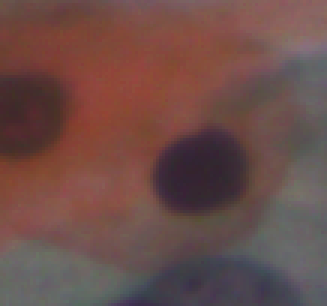
#> input picture src/dataset/source/test/Dyskeratotic/006_02.png, 109 x 102 px, given as the content of the folder viêm teo (reactive cellular changes associated with atrophy), which was not available (shown 3 times larger)
$ jupyter execute --allow-errors patch_crop.ipynb   (text cells are left out)
#> lines starting #> are read from the running program, lines starting #| are printed output that depends on the picture; after the words box and inside, x2 and y2 are one past the last pixel; in counts of white or black regions, pixels touching at a corner belong together; pictures that were not available may be replaced by others from this repository, and a replacement may not be noted
[cell 1]
import cv2
import numpy as np
import matplotlib.pyplot as plt

[cell 2]
def remove_noise(image):
    # Chuyển đổi sang ảnh xám
    gray = cv2.cvtColor(image, cv2.COLOR_RGB2GRAY)

    # Áp dụng Gaussian Blur ==> KIỂM TRA LẠI SIZE CỦA KERNAL 5X5 NHỚ SỐ LẺ 3X3, 5X5, 7X7
    blurred = cv2.GaussianBlur(gray, (3, 3), 0)

    # Áp dụng Otsu's thresholding ==> KIỂM TRA LẠI SỐ 150 XEM CẦN THAY ĐỔI KO
    _, binary = cv2.threshold(blurred, 150, 255, cv2.THRESH_BINARY_INV + cv2.THRESH_OTSU)

    # Tìm contours
    contours, _ = cv2.findContours(binary, cv2.RETR_EXTERNAL, cv2.CHAIN_APPROX_SIMPLE)

    # Tạo mask trống
    mask = np.zeros(binary.shape, np.uint8)

    for cnt in contours:
        # Tính diện tích và chu vi
        area = cv2.contourArea(cnt)
        perimeter = cv2.arcLength(cnt, True)

        # Tính độ tròn
        circularity = 4 * np.pi * area / (perimeter * perimeter) if perimeter > 0 else 0

        # Lọc dựa trên kích thước và độ tròn ==> KIỂM TRA LẠI ĐIỀU KIỆN
        if area > 50 and circularity < 0.8:  # Điều chỉnh các giá trị này nếu cần
            cv2.drawContours(mask, [cnt], 0, (255), -1)

    # Áp dụng mask lên ảnh gốc
    result = cv2.bitwise_and(gray, gray, mask=mask)

    return result, contours

[cell 3]
def non_max_suppression(boxes, overlapThresh):
  '''
  boxes: List các bounding box
  overlapThresh: Ngưỡng overlapping giữa các hình ảnh
  '''
  # Nếu không có bounding boxes thì trả về empty list
  if len(boxes)==0:
    return []
  # Nếu bounding boxes nguyên thì chuyển sang float.
  if boxes.dtype.kind == "i":
    boxes = boxes.astype("float")

  # Khởi tạo list của index được lựa chọn
  pick = []

  # Lấy ra tọa độ của các bounding boxes
  x1 = boxes[:,0]
  y1 = boxes[:,1]
  x2 = boxes[:,2]
  y2 = boxes[:,3]

  # Tính toàn diện tích của các bounding boxes và sắp xếp chúng theo thứ tự từ bottom-right, chính là tọa độ theo y của bounding box
  area = (x2 - x1 + 1) * (y2 - y1 + 1)
  idxs = np.argsort(y2)
  # Khởi tạo một vòng while loop qua các index xuất hiện trong indexes
  while len(idxs) > 0:
    # Lấy ra index cuối cùng của list các indexes và thêm giá trị index vào danh sách các indexes được lựa chọn
    last = len(idxs) - 1
    i = idxs[last]
    pick.append(i)

    # Tìm cặp tọa độ lớn nhất (x, y) là điểm bắt đầu của bounding box và tọa độ nhỏ nhất (x, y) là điểm kết thúc của bounding box
    xx1 = np.maximum(x1[i], x1[idxs[:last]])
    yy1 = np.maximum(y1[i], y1[idxs[:last]])
    xx2 = np.minimum(x2[i], x2[idxs[:last]])
    yy2 = np.minimum(y2[i], y2[idxs[:last]])

    # Tính toán width và height của bounding box
    w = np.maximum(0, xx2 - xx1 + 1)
    h = np.maximum(0, yy2 - yy1 + 1)

    # Tính toán tỷ lệ diện tích overlap
    overlap = (w * h) / area[idxs[:last]]

    # Xóa index cuối cùng và index của bounding box mà tỷ lệ diện tích overlap > overlapThreshold
    idxs = np.delete(idxs, np.concatenate(([last],
      np.where(overlap > overlapThresh)[0])))
  # Trả ra list các index được lựa chọn
  return boxes[pick].astype("int")

[cell 4]
# [37 lines left out: function merge_close_bounding_boxes, not called in this run]

[cell 5]
import os
# Collect density all dataset
data_folders = [
    'dataset/biến đổi tế bào liên quan đến viêm teo (reactive cellular changes associated with atrophy)',
    'dataset/biến đổi tế bào phản ứng do viêm (reactive cellular changes asociated with inflamation)',
    'dataset/HSIL',
    'dataset/LSIL',
    'dataset/NILM',
    'dataset'
]
IMAGE_EXTENSIONS = ['jpg', 'bmp', 'png']

lst_density = []
for class_folder in data_folders:
    selected_images = os.listdir(class_folder)
    print(f'{class_folder} : {len(selected_images)}')
    for image in selected_images:
        print(f'Checking on file {image}')
        if not '.' in image:
            continue
        if image == '.DS_Store':
            continue
        if not image.split('.')[1] in IMAGE_EXTENSIONS:
            continue
        img = cv2.imread(f'{class_folder}/{image}')
#> img is the input picture: shape (102, 109, 3); mean B, G, R 73.1, 77.1, 108
        img = cv2.cvtColor(img, cv2.COLOR_BGR2RGB)
        processed_image, contours = remove_noise(img)
#> in remove_noise, `gray = cv2.cvtColor(image, cv2.COLOR_RGB2GRAY)`:
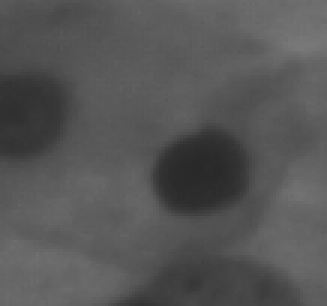
#> gray: shape (102, 109) (shown 3 times larger); min 41, max 120, mean 85.9
#> in remove_noise, `_, binary = cv2.threshold(blurred, 150, 255, cv2.THRESH_BINARY_INV + c..`:
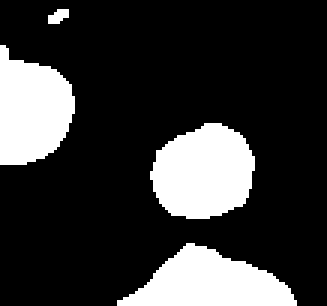
#> binary: shape (102, 109) (shown 3 times larger); 21.3% white; 4 white regions
#> in remove_noise, `contours, _ = cv2.findContours(binary, cv2.RETR_EXTERNAL, cv2.CHAIN_AP..`: contours = 4 contours, 1 with area under 20; largest, box (x1, y1, x2, y2) and area: (50, 41, 85, 73) 806, (39, 81, 99, 102) 692, (0, 15, 25, 55) 685
#> the loop in remove_noise, `for cnt in contours:` made 4 passes
#> (area, perimeter, circularity) on passes 1 to 3: (691.5, 137.5, 0.46), (806.5, 109.5, 0.845), (685, 113.1, 0.673)
#> after the loop in remove_noise, `for cnt in contours:`:
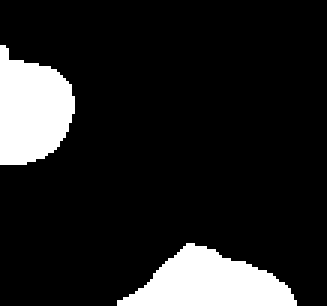
#> mask: shape (102, 109) (shown 3 times larger); 13.4% white; 2 white regions
#> in remove_noise, `result = cv2.bitwise_and(gray, gray, mask=mask)`:
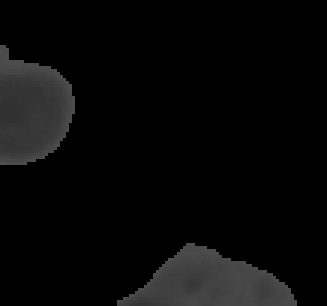
#> result: shape (102, 109) (shown 3 times larger); min 0, max 79, mean 8.5
        # Tính mật độ
        foreground = np.sum(processed_image > 0)
#> foreground = 1492
        total_pixels = img.shape[0] * img.shape[1]
#> total_pixels = 11118
        density = foreground / total_pixels
#> density = 0.134

        lst_density.append(format(density, '.2f'))
        print(f'density : {density:.2f}')
#| density : 0.13

[cell 6]
print(f'Len of density list: {len(lst_density)}')

[cell 7]
data = np.array(lst_density, dtype='float')
data

[cell 8]
import matplotlib.pyplot as plt
import numpy as np

# Tạo một tập dữ liệu mẫu
# Sử dụng seaborn để vẽ biểu đồ density
plt.hist(data, bins=100, alpha=0.7, color='blue', edgecolor='black')

# Hiển thị biểu đồ
plt.title('Density Plot')
plt.xlabel('Density')
plt.ylabel('Count')
plt.show()
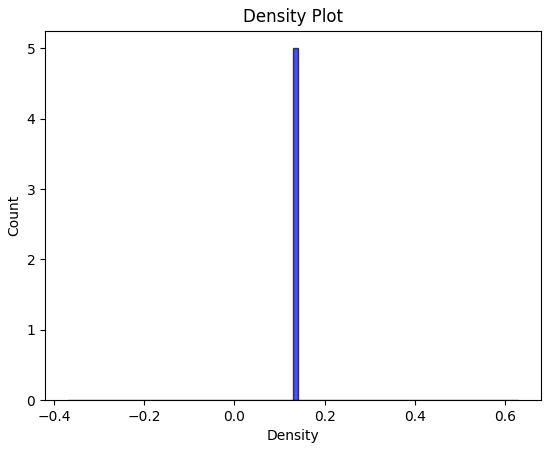
#> figure drawn by matplotlib, 1 panel; tallest bar 5 high, from x = 0.13 to 0.14

[cell 9]
# [6 lines left out: function calculate_density, not called in this run]

[cell 10]
DENSITY_THRESHOLD = 0.2
CROP_SIZE = 512

[cell 11]
# [78 lines left out: function process_image, not called in this run]

        # [41 lines of commented-out code are left out]

def process_folders(input_folders):
    for folder in input_folders:
        # Tạo thư mục đầu ra trong thư mục class
        output_folder = os.path.join(folder, 'crop')
        os.makedirs(output_folder, exist_ok=True)
        print("Processing folder", folder)
        for filename in os.listdir(folder):
            if filename.lower().endswith(('.png', '.jpg')):
                image_path = os.path.join(folder, filename)
                print("Processing image path", image_path)
                process_image(image_path, output_folder)

# Danh sách các thư mục đầu vào
input_folders = ['dataset/biến đổi tế bào liên quan đến viêm teo (reactive cellular changes associated with atrophy)',"dataset/biến đổi tế bào phản ứng do viêm (reactive cellular changes asociated with inflamation)", "dataset/HSIL","dataset/LSIL", "dataset/NILM" ]

# Xử lý tất cả các thư mục
process_folders(input_folders)

#> (a cell that did not finish here is left out)

[cell 13]
# Định nghĩa kích thước patch
PATCH_SIZE_W, PATCH_SIZE_H = 512, 512  # Giả sử

# Ngưỡng mật độ
DENSITY_THRESHOLD = 0.25

# Load image
im = cv2.imread('dataset/biến đổi tế bào liên quan đến viêm teo (reactive cellular changes associated with atrophy)/1599.png')
im = cv2.cvtColor(im, cv2.COLOR_BGR2RGB)
img_h, img_w, img_c = im.shape
#> img_h = 102; img_w = 109; img_c = 3
w_ratio = int(img_w/PATCH_SIZE_W)
#> w_ratio = 0
h_ratio = int(img_h/PATCH_SIZE_H)
#> h_ratio = 0

# # iterate image upto patch size
# # for h in range(h_ratio):
# #     y_min = h * PATCH_SIZE_H
# #     y_max = y_min + PATCH_SIZE_H
# #     for w in range(w_ratio):
# #         x_min = w * PATCH_SIZE_W
# #         x_max = x_min + PATCH_SIZE_W

# # Cropping image

# # Xử lý nhiễu
processed_image, contours = remove_noise(im)

# Tính mật độ
foreground = np.sum(processed_image > 0)
total_pixels = im.shape[0] * im.shape[1]
density = foreground / total_pixels

boxes = []
for contour in contours:
    x, y, w, h = cv2.boundingRect(contour)
    boxes.append([x, y, x + w, y + h])
#> this loop made 4 passes
#> (x, y, w, h) on passes 1 to 4: (39, 81, 60, 21), (50, 41, 35, 32), (0, 15, 25, 40), (16, 3, 7, 5)
#> after the loop, boxes = [[39, 81, 99, 102], [50, 41, 85, 73], [0, 15, 25, 55], [16, 3, 23, 8]]

# Chuyển đổi boxes sang numpy array
boxes = np.array(boxes)

# Áp dụng Non-Maximum Suppression với threshold là 0.3
nms_boxes = non_max_suppression(boxes, 0.5)
#> in non_max_suppression, `x1 = boxes[:,0]`: x1 = [39, 50, 0, 16]
#> in non_max_suppression, `y1 = boxes[:,1]`: y1 = [81, 41, 15, 3]
#> in non_max_suppression, `x2 = boxes[:,2]`: x2 = [99, 85, 25, 23]
#> in non_max_suppression, `y2 = boxes[:,3]`: y2 = [102, 73, 55, 8]
#> in non_max_suppression, `area = (x2 - x1 + 1) * (y2 - y1 + 1)`: area = [1342, 1188, 1066, 48]
#> in non_max_suppression, `idxs = np.argsort(y2)`: idxs = [3, 2, 1, 0]
#> the loop in non_max_suppression, `while len(idxs) > 0:` made 4 passes
#> (last, xx1, yy1, xx2, yy2, w, overlap, idxs) on pass 1: (3, [39, 39, 50], [81, 81, 81], [23, 25, 85], [8, 55, 73], [0, 0, 36], [0, 0, 0], [3, 2, 1])
#> (last, xx1, yy1, xx2, yy2, h, overlap, idxs) on pass 2: (2, [50, 50], [41, 41], [23, 25], [8, 55], [0, 15], [0, 0], [3, 2])
#> after the loop in non_max_suppression, `while len(idxs) > 0:`: idxs = empty array; pick = [0, 1, 2, 3]
#> nms_boxes has the same summary as boxes

# merged_boxes = merge_close_bounding_boxes(nms_boxes, threshold=500)

# merged_boxes = np.array(merged_boxes)

# # Áp dụng Non-Maximum Suppression một lần nữa
# final_boxes = non_max_suppression(merged_boxes, 0.8)

for (startX, startY, endX, endY) in nms_boxes:
    cv2.rectangle(im, (startX, startY), (endX, endY), (0, 255, 0), 10)
#> this loop made 4 passes
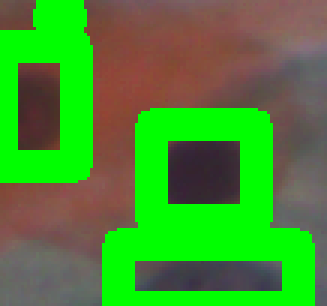
#> im: shape (102, 109, 3) (shown 3 times larger); mean R, G, B 71.1, 142.4, 48.6


# if density > DENSITY_THRESHOLD:
# Hiển thị ảnh gốc và ảnh đã xử lý
fig, (ax1, ax2) = plt.subplots(1, 2, figsize=(10, 5))
ax1.imshow(im)
ax1.set_title('Original')
ax1.axis('off')
ax2.imshow(processed_image, cmap='gray')
ax2.set_title(f'Processed (Density: {density:.2f})')
ax2.axis('off')
plt.show()

# [5 lines of commented-out code are left out]

[cell 14]
import pandas as pd

[cell 15]
data = pd.read_csv('result004.csv')
#> (reads eda/result004.csv from the repository)
